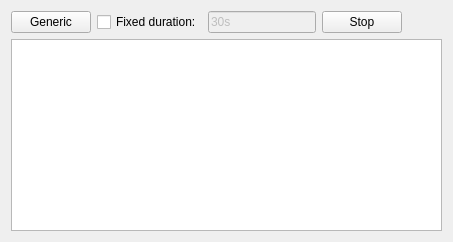
      <widget class="QWidget" name="tabRun">
       <attribute name="title">
        <string>Run</string>
       </attribute>
       <layout class="QVBoxLayout" name="verticalLayout_6">
        <item>
         <layout class="QHBoxLayout" name="horizontalLayout_5">
          <item>
           <widget class="QPushButton" name="btnGeneric">
            <property name="text">
             <string>Generic</string>
            </property>
           </widget>
          </item>
          <item>
           <widget class="QCheckBox" name="checkGenericTimeout">
            <property name="text">
             <string>Fixed duration:</string>
            </property>
           </widget>
          </item>
          <item>
           <widget class="QLineEdit" name="txtGenericTimeout">
            <property name="enabled">
             <bool>false</bool>
            </property>
            <property name="sizePolicy">
             <sizepolicy hsizetype="Fixed" vsizetype="Fixed">
              <horstretch>0</horstretch>
              <verstretch>0</verstretch>
             </sizepolicy>
            </property>
            <property name="text">
             <string>30s</string>
            </property>
           </widget>
          </item>
          <item>
           <widget class="QPushButton" name="btnGenericStop">
            <property name="text">
             <string>Stop</string>
            </property>
           </widget>
          </item>
          <item>
           <spacer name="horizontalSpacer_4">
            <property name="orientation">
             <enum>Qt::Horizontal</enum>
            </property>
            <property name="sizeHint" stdset="0">
             <size>
              <width>40</width>
              <height>20</height>
             </size>
            </property>
           </spacer>
          </item>
         </layout>
        </item>
        <item>
         <widget class="QTextEdit" name="txtBatch"/>
        </item>
       </layout>
      </widget>
